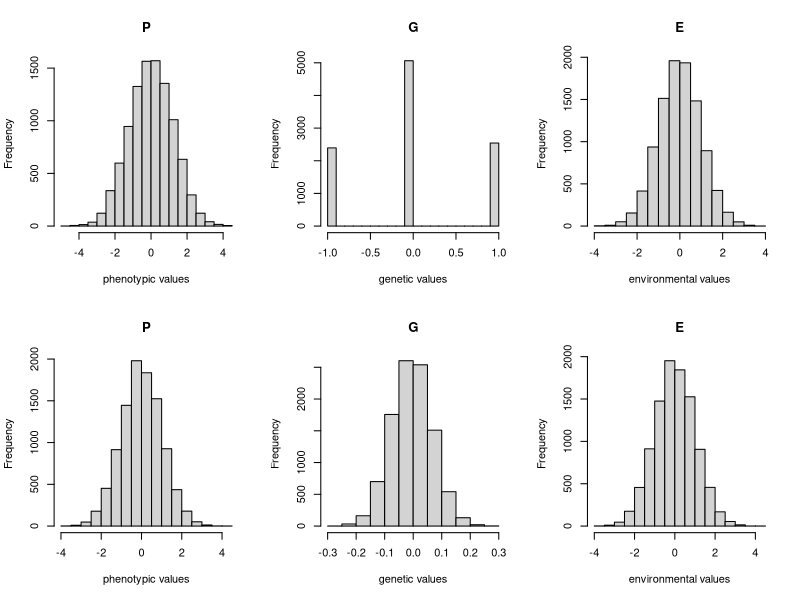

Source code (R):
## ---- chunk 1
genotype <- c("A1A1","A1A2","A2A2")
genotype_effects <- c(-1,0,1)
names(genotype_effects) <- genotype
n = 10000     # number of individuals
af1 = 0.5     # allele frequency of allele A1 
af2 = 1- 0.5  # allele frequency of allele A2
genotype_prob <- c(af1*af1, 2*af1*af2,af2*af2)
genotypes <- sample(genotype,size=n,prob=genotype_prob, replace=TRUE)

layout(matrix(1:6,ncol=3, byrow=TRUE))
a <- genotype_effects[genotypes]
e <- rnorm(n)
y <- a+e
hist(y, xlab="phenotypic values",main="P")
hist(a, xlab="genetic values",main="G")
hist(e, xlab="environmental values",main="E")

m <- 100      # number of causal loci
a <- rep(0,n) # initial vector of genetic values
for (locus in 1:m) {
genotypes <- sample(genotype,size=n,prob=genotype_prob, replace=TRUE)
a <- a + genotype_effects[genotypes]/m
}
e <- rnorm(n)
y <- a+e
hist(y, xlab="phenotypic values",main="P")
hist(a, xlab="genetic values",main="G")
hist(e, xlab="environmental values",main="E")
